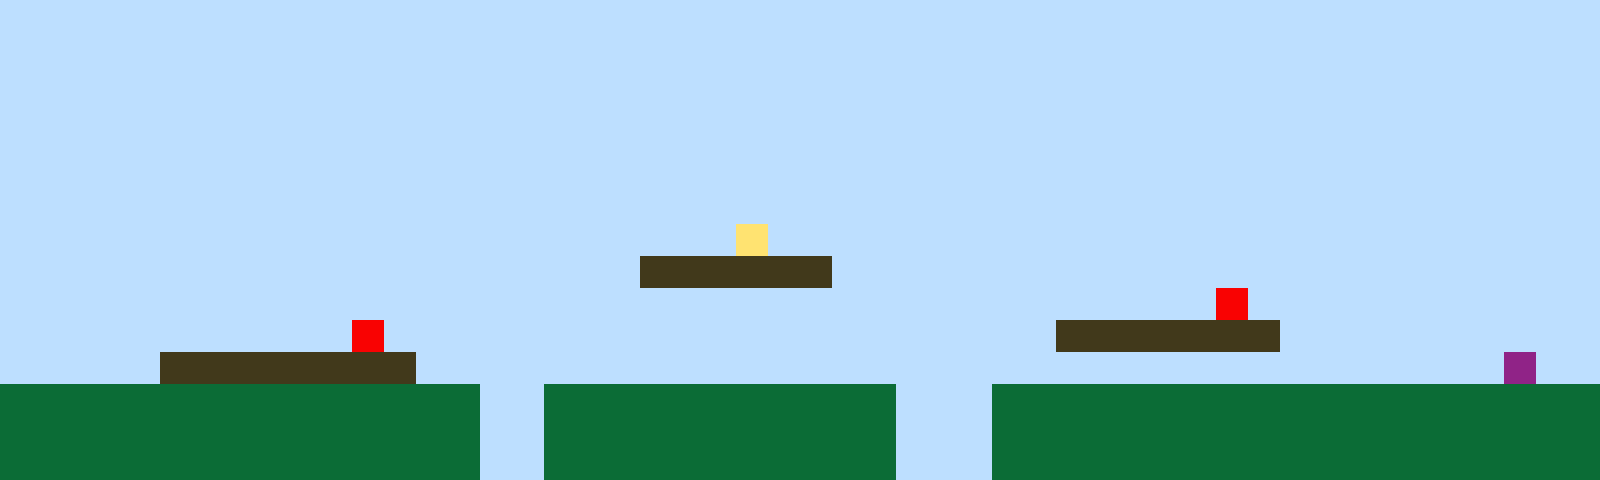

A 2D game scene composited from a Tiled map and its tileset images. What follows is a short description and the map's XML, with every tile layer's data as written:
An orthogonal 50x15 tile map with 32x32 px tiles, 1 tile layer (Tile Layer 1).

<map version="1.10" tiledversion="1.11.2" orientation="orthogonal" renderorder="right-up" width="50" height="15" tilewidth="32" tileheight="32" infinite="0" nextlayerid="2" nextobjectid="1"><editorsettings><export target="map1.csv" format="csv" /></editorsettings><tileset firstgid="1" name="sprites" tilewidth="32" tileheight="32" tilecount="6" columns="3"><image source="sprites.png" width="96" height="64" /></tileset><layer id="1" name="Tile Layer 1" width="50" height="15"><data encoding="csv">1,1,1,1,1,1,1,1,1,1,1,1,1,1,1,1,1,1,1,1,1,1,1,1,1,1,1,1,1,1,1,1,1,1,1,1,1,1,1,1,1,1,1,1,1,1,1,1,1,1,1,1,1,1,1,1,1,1,1,1,1,1,1,1,1,1,1,1,1,1,1,1,1,1,1,1,1,1,1,1,1,1,1,1,1,1,1,1,1,1,1,1,1,1,1,1,1,1,1,1,1,1,1,1,1,1,1,1,1,1,1,1,1,1,1,1,1,1,1,1,1,1,1,1,1,1,1,1,1,1,1,1,1,1,1,1,1,1,1,1,1,1,1,1,1,1,1,1,1,1,1,1,1,1,1,1,1,1,1,1,1,1,1,1,1,1,1,1,1,1,1,1,1,1,1,1,1,1,1,1,1,1,1,1,1,1,1,1,1,1,1,1,1,1,1,1,1,1,1,1,1,1,1,1,1,1,1,1,1,1,1,1,1,1,1,1,1,1,1,1,1,1,1,1,1,1,1,1,1,1,1,1,1,1,1,1,1,1,1,1,1,1,1,1,1,1,1,1,1,1,1,1,1,1,1,1,1,1,1,1,1,1,1,1,1,1,1,1,1,1,1,1,1,1,1,1,1,1,1,1,1,1,1,1,1,1,1,1,1,1,1,1,1,1,1,1,1,1,1,1,1,1,1,1,1,1,1,1,1,1,1,1,1,1,1,1,1,1,1,1,1,1,1,1,1,1,1,1,1,1,1,1,1,1,1,1,1,1,1,1,1,1,1,1,1,1,1,1,1,1,1,1,1,1,1,1,1,1,1,1,1,1,1,1,1,1,1,1,1,1,1,1,1,4,1,1,1,1,1,1,1,1,1,1,1,1,1,1,1,1,1,1,1,1,1,1,1,1,1,1,1,1,1,1,1,1,1,1,1,1,1,1,1,1,1,1,1,1,1,1,3,3,3,3,3,3,1,1,1,1,1,1,1,1,1,1,1,1,1,1,1,1,1,1,1,1,1,1,1,1,1,1,1,1,1,1,1,1,1,1,1,1,1,1,1,1,1,1,1,1,1,1,1,1,1,1,1,1,1,1,1,1,1,1,1,1,1,1,5,1,1,1,1,1,1,1,1,1,1,1,1,1,1,1,1,1,1,1,1,1,1,5,1,1,1,1,1,1,1,1,1,1,1,1,1,1,1,1,1,1,1,1,1,3,3,3,3,3,3,3,1,1,1,1,1,1,1,1,1,1,1,1,1,1,1,3,3,3,3,3,3,3,3,1,1,1,1,1,1,1,1,1,1,1,1,1,1,1,1,1,1,1,1,1,1,1,1,1,1,1,1,1,1,1,1,1,1,6,1,1,2,2,2,2,2,2,2,2,2,2,2,2,2,2,2,1,1,2,2,2,2,2,2,2,2,2,2,2,1,1,1,2,2,2,2,2,2,2,2,2,2,2,2,2,2,2,2,2,2,2,2,2,2,2,2,2,2,2,2,2,2,2,2,2,2,1,1,2,2,2,2,2,2,2,2,2,2,2,1,1,1,2,2,2,2,2,2,2,2,2,2,2,2,2,2,2,2,2,2,2,2,2,2,2,2,2,2,2,2,2,2,2,2,2,2,1,1,2,2,2,2,2,2,2,2,2,2,2,1,1,1,2,2,2,2,2,2,2,2,2,2,2,2,2,2,2,2,2,2,2</data></layer></map>
